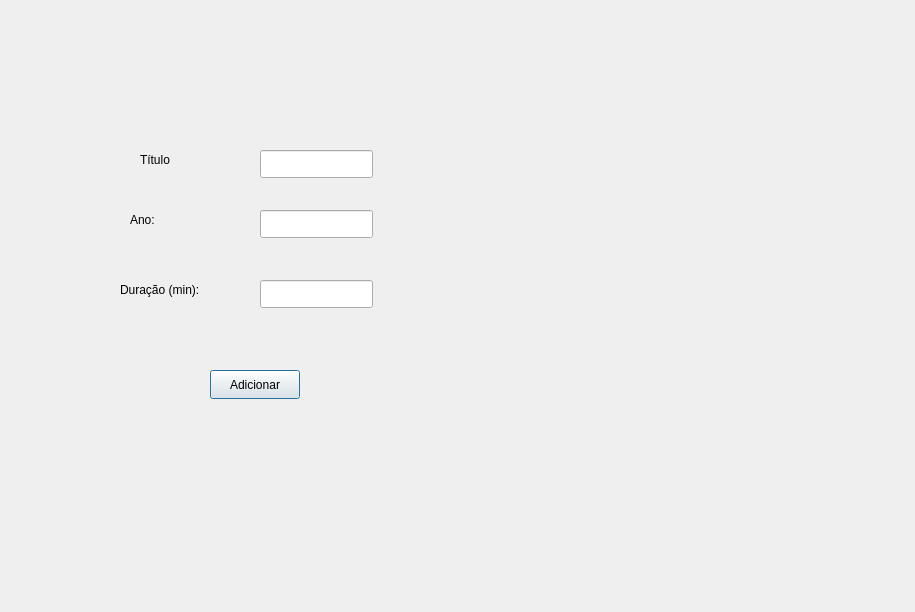
<?xml version="1.0" encoding="UTF-8"?>
<ui version="4.0">
 <class>AddMovieDialog</class>
 <widget class="QDialog" name="AddMovieDialog">
  <property name="geometry">
   <rect>
    <x>0</x>
    <y>0</y>
    <width>915</width>
    <height>612</height>
   </rect>
  </property>
  <property name="windowTitle">
   <string>Dialog</string>
  </property>
  <widget class="QLabel" name="labelTitle">
   <property name="geometry">
    <rect>
     <x>140</x>
     <y>150</y>
     <width>63</width>
     <height>20</height>
    </rect>
   </property>
   <property name="text">
    <string>Título</string>
   </property>
  </widget>
  <widget class="QLabel" name="labelYear">
   <property name="geometry">
    <rect>
     <x>130</x>
     <y>210</y>
     <width>63</width>
     <height>20</height>
    </rect>
   </property>
   <property name="text">
    <string>Ano:</string>
   </property>
  </widget>
  <widget class="QLabel" name="labelDuration">
   <property name="geometry">
    <rect>
     <x>120</x>
     <y>280</y>
     <width>101</width>
     <height>20</height>
    </rect>
   </property>
   <property name="text">
    <string>Duração (min):</string>
   </property>
  </widget>
  <widget class="QLineEdit" name="lineEditTitle">
   <property name="geometry">
    <rect>
     <x>260</x>
     <y>150</y>
     <width>113</width>
     <height>28</height>
    </rect>
   </property>
  </widget>
  <widget class="QLineEdit" name="lineEditYear">
   <property name="geometry">
    <rect>
     <x>260</x>
     <y>210</y>
     <width>113</width>
     <height>28</height>
    </rect>
   </property>
  </widget>
  <widget class="QLineEdit" name="lineEditDuration">
   <property name="geometry">
    <rect>
     <x>260</x>
     <y>280</y>
     <width>113</width>
     <height>28</height>
    </rect>
   </property>
  </widget>
  <widget class="QPushButton" name="btnAdd">
   <property name="geometry">
    <rect>
     <x>210</x>
     <y>370</y>
     <width>90</width>
     <height>29</height>
    </rect>
   </property>
   <property name="text">
    <string>Adicionar</string>
   </property>
  </widget>
 </widget>
 <resources/>
 <connections/>
</ui>
